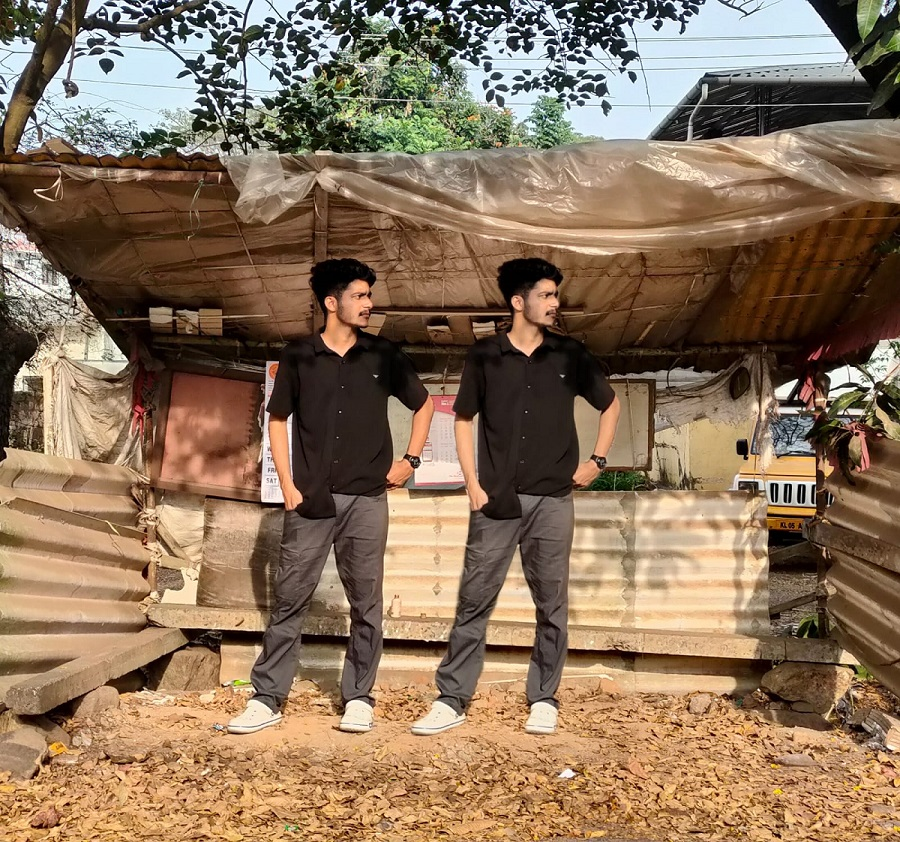
#> input picture images/an.jpeg, 900 x 842 px
$ python objectDetection.py   (older library calls are emulated)
#> lines starting #> are read from the running program, lines starting #| are printed output that depends on the picture; after the words box and inside, x2 and y2 are one past the last pixel; in counts of white or black regions, pixels touching at a corner belong together
import cv2
import numpy as np

def detect_copy_move_forgery(image_path, block_size=1, threshold=0.9):
    # Load the input image
#> called with image_path = 'images/an.jpeg', block_size = 1, threshold = 0.9
    image = cv2.imread(image_path)
#> image is the input picture: shape (842, 900, 3); mean B, G, R 91.3, 115.2, 139.5

    # Convert the image to grayscale
    gray = cv2.cvtColor(image, cv2.COLOR_BGR2GRAY)
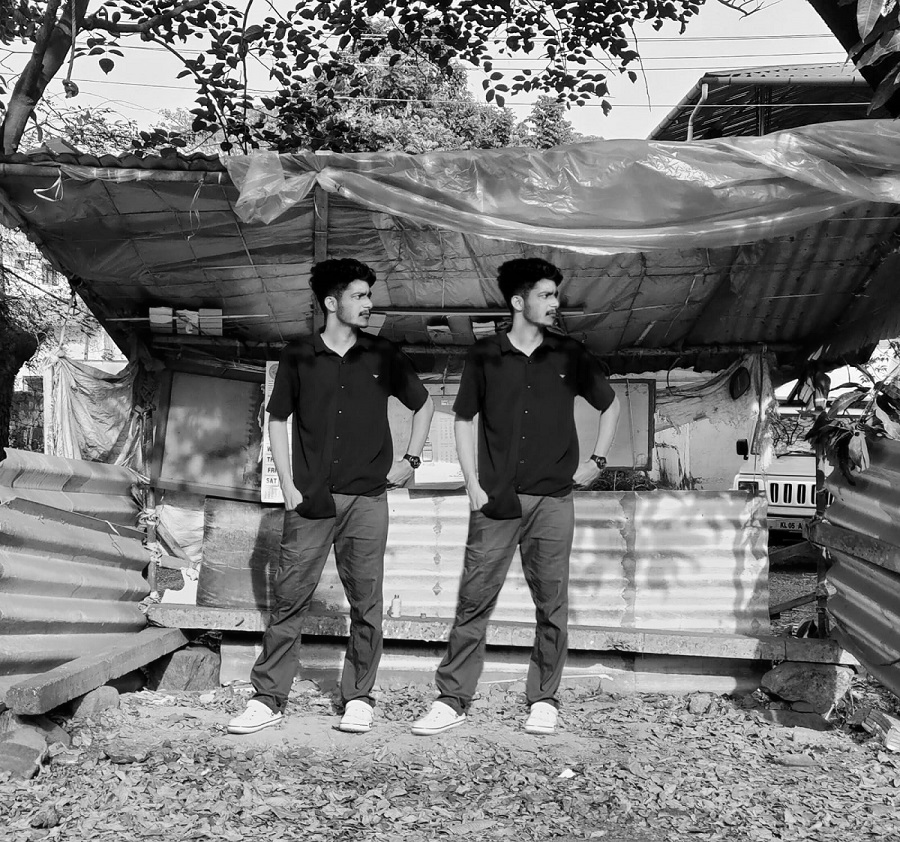
#> gray: shape (842, 900); min 0, max 255, mean 119.7

    # Calculate the block-wise mean values
    mean_blocks = cv2.boxFilter(gray, cv2.CV_32F, (block_size, block_size))

    # Threshold the mean blocks to identify potential duplicated regions
    _, binary = cv2.threshold(mean_blocks, threshold * 255, 255, cv2.THRESH_BINARY)
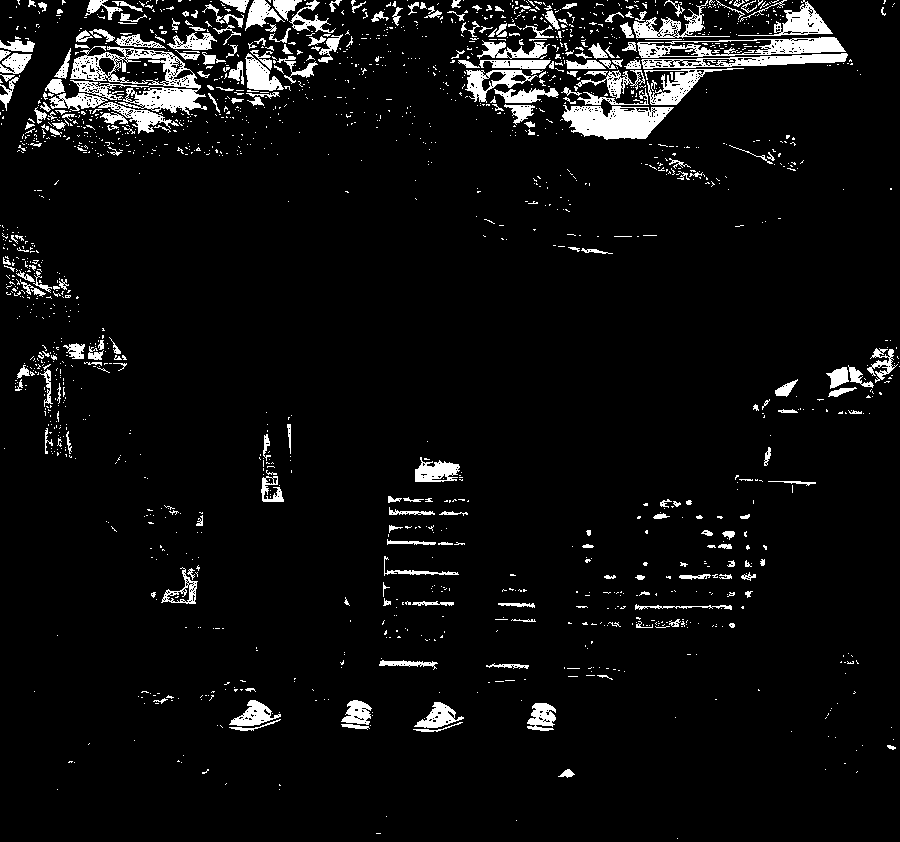
#> binary: shape (842, 900) float32; 5.9% white; 1719 white regions (1461 under 20 px), largest, box (x1, y1, x2, y2) and area: (70, 46, 207, 115) 3251, (562, 105, 674, 140) 2585, (637, 37, 846, 58) 1939

    # Perform morphological operations to enhance the detected regions
    binary = cv2.dilate(binary, None)
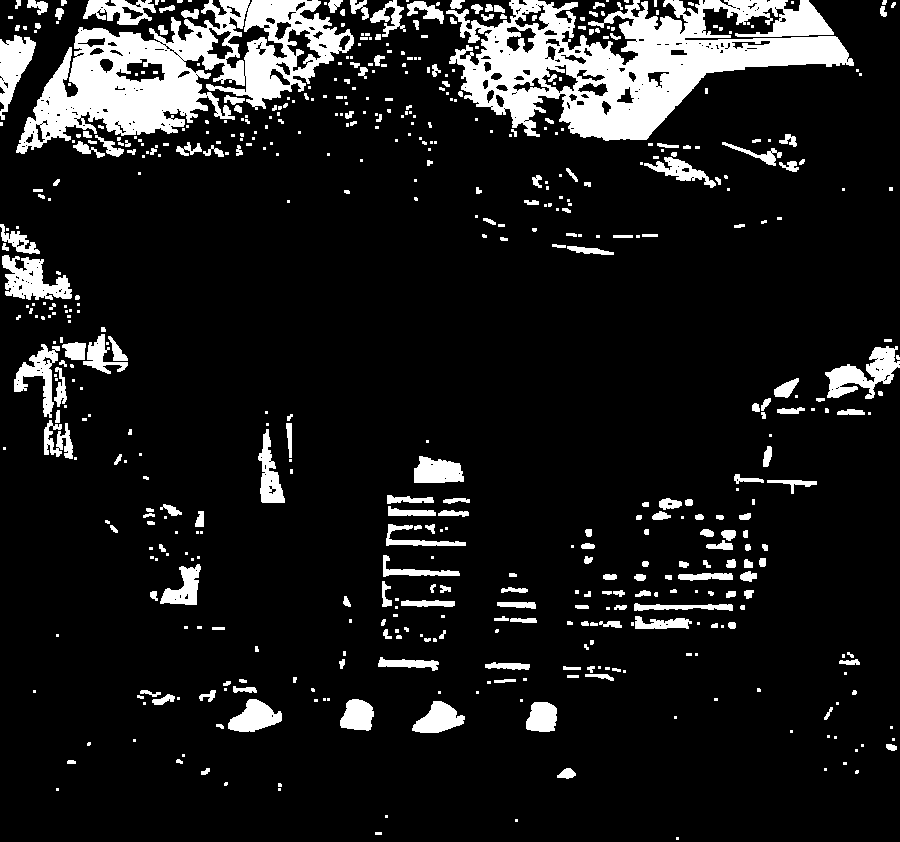
#> binary: shape (842, 900) float32; 11.6% white; 553 white regions (303 under 20 px), largest, box (x1, y1, x2, y2) and area: (446, 0, 854, 141) 27544, (16, 0, 354, 154) 21802, (825, 346, 900, 399) 1853
    binary = cv2.erode(binary, None)
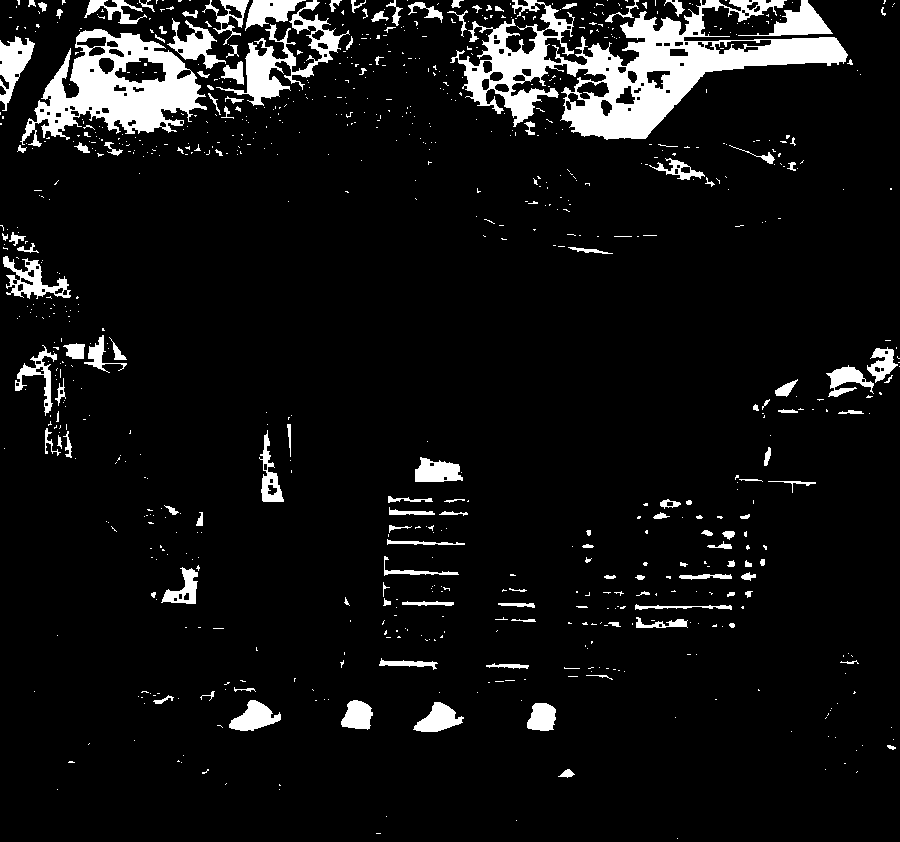
#> binary: shape (842, 900) float32; 7.7% white; 829 white regions (689 under 20 px)

    # Find contours of the potential duplicated regions
    contours, _ = cv2.findContours(binary.astype(np.uint8), cv2.RETR_EXTERNAL, cv2.CHAIN_APPROX_SIMPLE)
#> contours = 823 contours, 724 with area under 20; largest, box (x1, y1, x2, y2) and area: (450, 0, 848, 140) 20640, (20, 29, 207, 147) 11068, (216, 0, 350, 106) 2887, (3, 256, 71, 299) 1148, (0, 36, 35, 111) 1145

    # Draw rectangles around the detected duplicated regions
    for contour in contours:
        x, y, w, h = cv2.boundingRect(contour)
        cv2.rectangle(image, (x, y), (x + w, y + h), (0, 0, 255), 2)
#> this loop made 823 passes
#> (x, y, w, h) on passes 1, 3, 4: (677, 838, 1, 1), (516, 820, 1, 1), (386, 816, 1, 1)
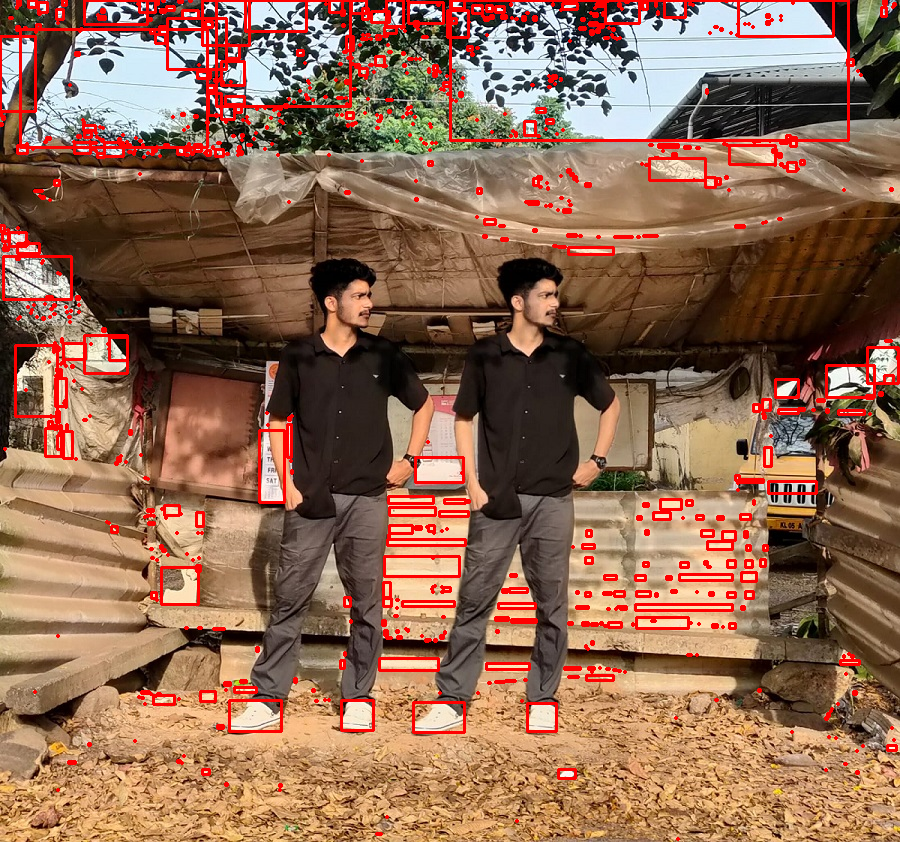
#> image: shape (842, 900, 3); 6.17% of pixels changed, all inside (x1, y1, x2, y2) = (0, 0, 900, 841)

    # Display the output image
    cv2.imshow('Output', image)
    cv2.waitKey(0)
    cv2.destroyAllWindows()

# Example usage
image_path = 'images/an.jpeg'
detect_copy_move_forgery(image_path)

$ run again, with images/anco.jpeg copied over images/an.jpeg
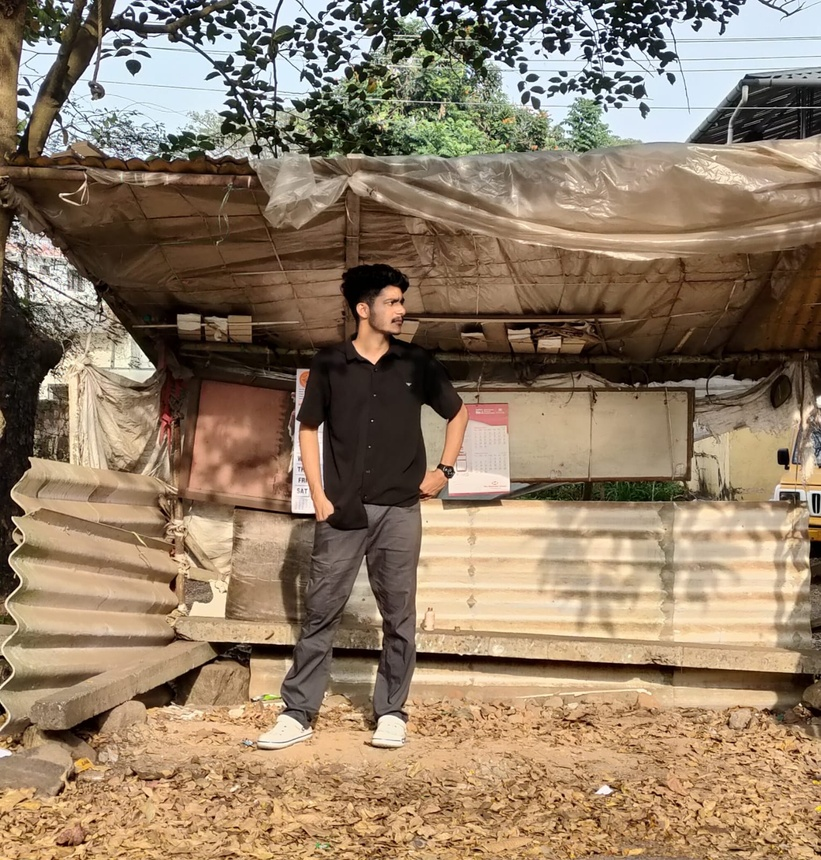
#> input picture images/anco.jpeg, 821 x 860 px, shrunk from 1527 x 1600 before the run
#> in detect_copy_move_forgery, image is the input picture: shape (860, 821, 3); mean B, G, R 101.9, 125, 145.7
#> in detect_copy_move_forgery, `binary = cv2.erode(binary, None)`:
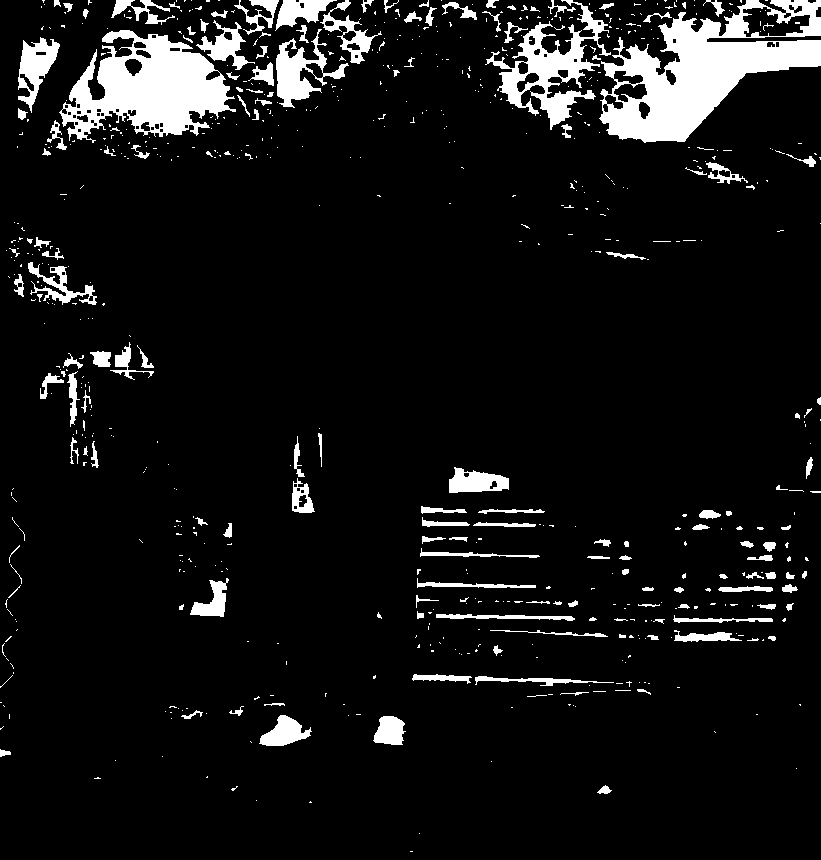
#> binary: shape (860, 821) float32; 8% white; 700 white regions (546 under 20 px)
#> contours = 694 contours, 584 with area under 20; largest, box (x1, y1, x2, y2) and area: (599, 0, 821, 143) 16479, (59, 30, 236, 143) 10841, (485, 0, 611, 130) 4607, (276, 29, 349, 108) 1944, (18, 37, 60, 113) 1454
#> the loop in detect_copy_move_forgery, `for contour in contours:` made 694 passes
#> (x, y, w, h) on passes 2, 4, 5: (419, 833, 1, 1), (256, 800, 1, 1), (231, 786, 7, 5)
#> after the loop in detect_copy_move_forgery, `for contour in contours:`:
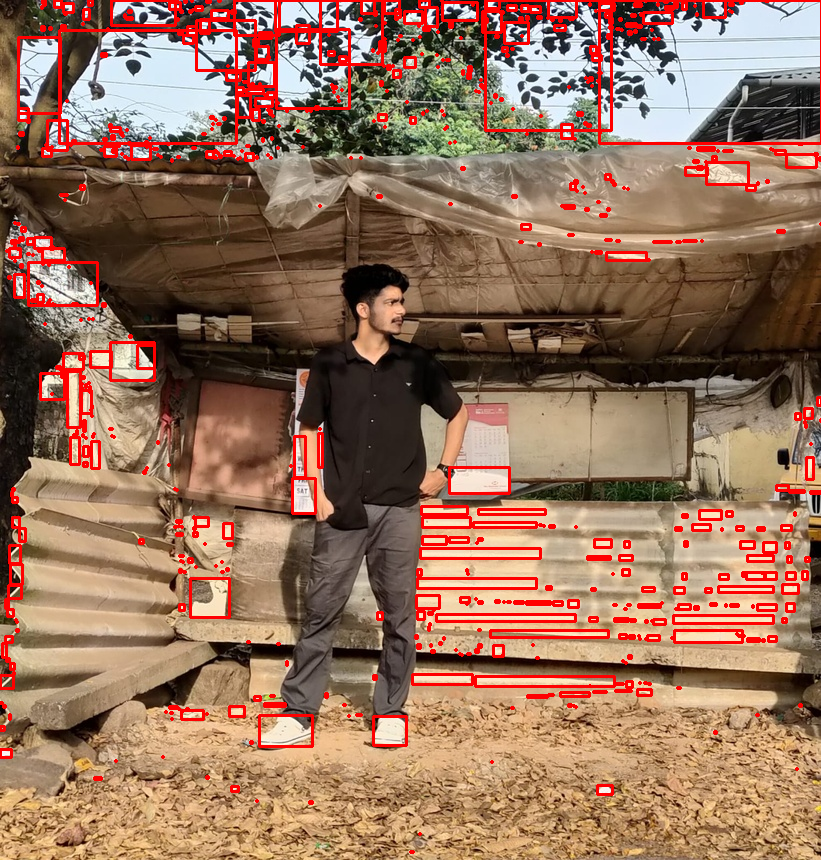
#> image: shape (860, 821, 3); 6.85% of pixels changed, all inside (x1, y1, x2, y2) = (0, 0, 821, 854)
